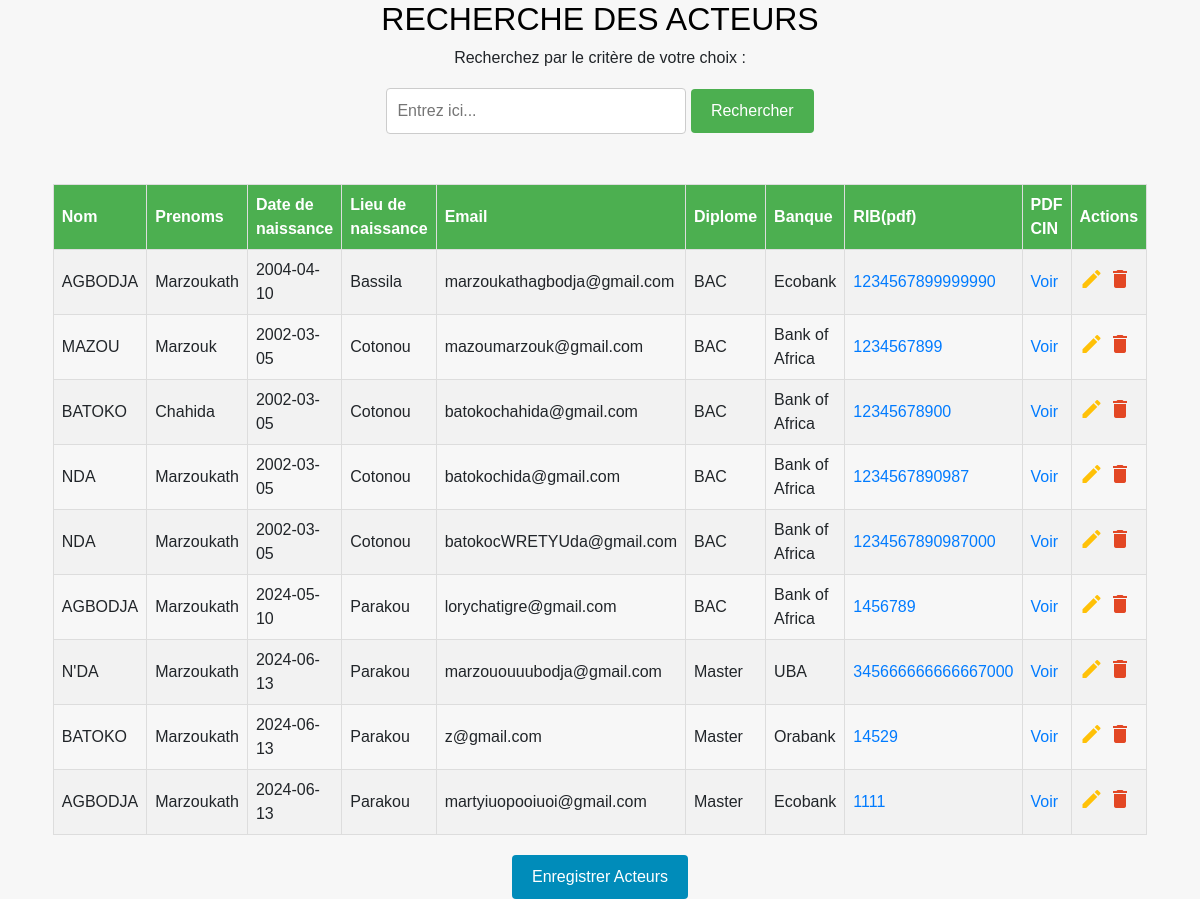
/interface_admin.php, run on the app's committed database.
### tables this page shows
CREATE TABLE `ACTEURS` (
  `id` int(11) NOT NULL,
  `NOM` text NOT NULL,
  `PRENOMS` varchar(20) NOT NULL,
  `DATE_NAISSANCE` date NOT NULL,
  `LIEU_NAISSANCE` varchar(20) NOT NULL,
  `EMAIL` varchar(200) NOT NULL,
  `DIPLOME` varchar(200) NOT NULL,
  `BANQUE` varchar(200) NOT NULL,
  `RIB` varchar(100) NOT NULL,
  `PDF_CIN` varchar(200) NOT NULL DEFAULT 'file',
  `PDF_RIB` varchar(100) NOT NULL DEFAULT 'file'
);

### interface_admin.php (the view, shortened to what this page needs)
<!DOCTYPE html>
<html lang="fr">
<head>
    <link rel="stylesheet" href="https://stackpath.bootstrapcdn.com/bootstrap/4.5.0/css/bootstrap.min.css">
    <link rel="stylesheet" href="https://maxcdn.bootstrapcdn.com/font-awesome/4.7.0/css/font-awesome.min.css">
</head>
<body>
    <h2>RECHERCHE DES ACTEURS</h2>
    <form action="#" method="post">
        <label for="searchInput">Recherchez par le critère de votre choix :</label><br>
        <input type="text" id="searchInput" name="search" placeholder="Entrez ici...">
        <input type="submit" value="Rechercher">
    </form>
    <?php
    if (isset($_POST['search'])) {
        $servername = '127.0.0.1';
        $username = 'root';
        $password = '';
        $dbname = 'edl_acteurs';
        try {
            $conn = new PDO("mysql:host=$servername;dbname=$dbname", $username, $password);
            $conn->setAttribute(PDO::ATTR_ERRMODE, PDO::ERRMODE_EXCEPTION);
            $sth = $conn->prepare("SELECT * FROM ACTEURS WHERE
                NOM LIKE :search OR
                PRENOMS LIKE :search OR
                DATE_NAISSANCE LIKE :search OR
                LIEU_NAISSANCE LIKE :search OR
                EMAIL LIKE :search OR
                DIPLOME LIKE :search OR
                BANQUE LIKE :search OR
                RIB LIKE :search OR
                PDF_CIN LIKE :search");
            $searchTerm = "%" . $_POST['search'] . "%";
            $sth->bindParam(':search', $searchTerm, PDO::PARAM_STR);
            $sth->execute();
            $rowAll = $sth->fetchAll(PDO::FETCH_ASSOC); ?>
            <table>
                <tr>
                    <th>Nom</th>
                    <th>Prenoms</th>
                    <th>Date de naissance</th>
                    <th>Lieu de naissance</th>
                    <th>Email</th>
                    <th>Diplome</th>
                    <th>Banque</th>
                    <th>RIB(pdf)</th>
                    <th>PDF CIN</th>
                    <th>Actions</th>
                </tr>
                <?php
                foreach ($rowAll as $donnees) { ?>
                    <tr>
                        <td><?php echo $donnees['NOM']; ?></td>
                        <td><?php echo $donnees['PRENOMS']; ?></td>
                        <td><?php echo $donnees['DATE_NAISSANCE']; ?></td>
                        <td><?php echo $donnees['LIEU_NAISSANCE']; ?></td>
                        <td><?php echo $donnees['EMAIL']; ?></td>
                        <td><?php echo $donnees['DIPLOME']; ?></td>
                        <td><?php echo $donnees['BANQUE']; ?></td>
                        <td><a href="http://localhost:8080/<?php echo $donnees['PDF_RIB']; ?>"><?php echo $donnees['RIB']; ?></a></td>
                        <td><a href="http://localhost:8080/<?php echo $donnees['PDF_CIN']; ?>">Voir</a></td>
                        <td>
                            <a href="#" class="edit" title="Edit" data-toggle="tooltip"><i class="material-icons">&#xE254;</i></a>
                            <a href="#" class="delete" title="Delete" data-toggle="tooltip"><i class="material-icons">&#xE872;</i></a>
                        </td>
                    </tr>
                <?php
                } ?>
            </table>
        <?php
        } catch (PDOException $e) {
            echo "Erreur : " . $e->getMessage();
        } ?>
    <?php
    } else {
        $servername = '127.0.0.1';
        $username = 'root';
        $password = '';
        $dbname = 'edl_acteurs';
        try {
            $conn = new PDO("mysql:host=$servername;dbname=$dbname", $username, $password);
            $conn->setAttribute(PDO::ATTR_ERRMODE, PDO::ERRMODE_EXCEPTION);
            $sth = $conn->prepare("SELECT * FROM ACTEURS");
            $sth->execute();
            $rowAll = $sth->fetchAll(PDO::FETCH_ASSOC);
        ?>
            <table>
                <tr>
                    <th>Nom</th>
                    <th>Prenoms</th>
                    <th>Date de naissance</th>
                    <th>Lieu de naissance</th>
                    <th>Email</th>
                    <th>Diplome</th>
                    <th>Banque</th>
                    <th>RIB(pdf)</th>
                    <th>PDF CIN</th>
                    <th>Actions</th>
                </tr>
                <?php
                foreach ($rowAll as $donnees) { ?>
                    <tr>
                        <td><?php echo $donnees['NOM']; ?></td>
                        <td><?php echo $donnees['PRENOMS']; ?></td>
                        <td><?php echo $donnees['DATE_NAISSANCE']; ?></td>
                        <td><?php echo $donnees['LIEU_NAISSANCE']; ?></td>
                        <td><?php echo $donnees['EMAIL']; ?></td>
                        <td><?php echo $donnees['DIPLOME']; ?></td>
                        <td><?php echo $donnees['BANQUE']; ?></td>
                        <td><a href="http://localhost:8080/<?php echo $donnees['PDF_RIB']; ?>"><?php echo $donnees['RIB']; ?></a></td>
                        <td><a href="http://localhost:8080/<?php echo $donnees['PDF_CIN']; ?>">Voir</a></td>
                        <td>
                            <a href="#" class="edit" title="Edit" data-toggle="tooltip"><i class="material-icons">&#xE254;</i></a>
                            <a href="delete.php?id_acteur=<?php echo $donnees['id']; ?>" class="delete" title="Delete" data-toggle="tooltip"><i class="material-icons">&#xE872;</i></a>
                        </td>
                    </tr>
                <?php
                } ?>
            </table>
        <?php
        } catch (PDOException $e) {
            echo "Erreur : " . $e->getMessage();
        }
    } ?>
<div class="button-container">
    <a href="interface_user.php"><button>Enregistrer Acteurs</button></a>
</div>
</body>
</html>

### interface_admin.php (style rules this page uses)
body { font-family: Arial, sans-serif; margin: 0; padding: 0; display: flex; flex-direction: column; align-items: center; background-color: #f7f7f7; }
h2 { color: #000000; font-size: 2em; }
form { margin-bottom: 20px; text-align: center; }
input[type="text"] { width: 300px; padding: 10px; margin-top: 10px; margin-bottom: 10px; box-sizing: border-box; border: 1px solid #ccc; border-radius: 4px; }
input[type="submit"] { padding: 10px 20px; background-color: #4CAF50; color: white; border: none; border-radius: 4px; cursor: pointer; margin-top: 10px; }
table { width: 80%; border-collapse: collapse; margin-top: 20px; }
th, td { border: 1px solid #dddddd; text-align: left; padding: 8px; }
th { background-color: #4CAF50; color: white; }
tr:nth-child(even) { background-color: #f2f2f2; }
.button-container { margin-top: 20px; }
.button-container a button { padding: 10px 20px; background-color: #008CBA; color: white; border: none; border-radius: 4px; cursor: pointer; }
a.edit { color: #FFC107; }
a.delete { color: #E34724; }

### data on the page
acteurs: NOM "AGBODJA", PRENOMS "Marzoukath", DATE_NAISSANCE "2004-04-10", LIEU_NAISSANCE "Bassila", EMAIL "marzoukathagbodja@gmail.com", DIPLOME "BAC", BANQUE "Ecobank", RIB "1234567899999990"
acteurs: NOM "MAZOU", PRENOMS "Marzouk", DATE_NAISSANCE "2002-03-05", LIEU_NAISSANCE "Cotonou", EMAIL "mazoumarzouk@gmail.com", DIPLOME "BAC", BANQUE "Bank of Africa", RIB "1234567899"
acteurs: NOM "BATOKO", PRENOMS "Chahida", DATE_NAISSANCE "2002-03-05", LIEU_NAISSANCE "Cotonou", EMAIL "batokochahida@gmail.com", DIPLOME "BAC", BANQUE "Bank of Africa", RIB "12345678900"
acteurs: NOM "NDA", PRENOMS "Marzoukath", DATE_NAISSANCE "2002-03-05", LIEU_NAISSANCE "Cotonou", EMAIL "batokochida@gmail.com", DIPLOME "BAC", BANQUE "Bank of Africa", RIB "1234567890987"
acteurs: NOM "NDA", PRENOMS "Marzoukath", DATE_NAISSANCE "2002-03-05", LIEU_NAISSANCE "Cotonou", EMAIL "batokocWRETYUda@gmail.com", DIPLOME "BAC", BANQUE "Bank of Africa", RIB "1234567890987000"
acteurs: NOM "AGBODJA", PRENOMS "Marzoukath", DATE_NAISSANCE "2024-05-10", LIEU_NAISSANCE "Parakou", EMAIL "lorychatigre@gmail.com", DIPLOME "BAC", BANQUE "Bank of Africa", RIB "1456789"
acteurs: NOM "N'DA", PRENOMS "Marzoukath", DATE_NAISSANCE "2024-06-13", LIEU_NAISSANCE "Parakou", EMAIL "marzououuubodja@gmail.com", DIPLOME "Master", BANQUE "UBA", RIB "345666666666667000"
acteurs: NOM "BATOKO", PRENOMS "Marzoukath", DATE_NAISSANCE "2024-06-13", LIEU_NAISSANCE "Parakou", EMAIL "z@gmail.com", DIPLOME "Master", BANQUE "Orabank", RIB "14529"
acteurs: NOM "AGBODJA", PRENOMS "Marzoukath", DATE_NAISSANCE "2024-06-13", LIEU_NAISSANCE "Parakou", EMAIL "martyiuopooiuoi@gmail.com", DIPLOME "Master", BANQUE "Ecobank", RIB "1111"
